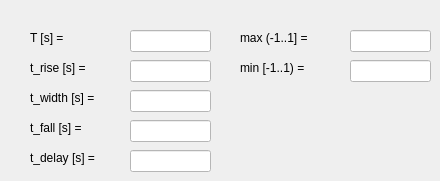
    <widget class="QWidget" name="SignalTabPulse">
     <attribute name="title">
      <string>Pulse</string>
     </attribute>
     <widget class="QLineEdit" name="PulseTPerEdit">
      <property name="geometry">
       <rect>
        <x>130</x>
        <y>30</y>
        <width>81</width>
        <height>22</height>
       </rect>
      </property>
      <property name="styleSheet">
       <string notr="true">QLineEdit:focus{ background-color: rgb(127, 255, 127) } 
QLineEdit{ background-color: rgb(255, 255, 255) }</string>
      </property>
     </widget>
     <widget class="QLabel" name="PulseYMaxLabel">
      <property name="geometry">
       <rect>
        <x>240</x>
        <y>30</y>
        <width>71</width>
        <height>16</height>
       </rect>
      </property>
      <property name="text">
       <string>max (-1..1] =</string>
      </property>
     </widget>
     <widget class="QLineEdit" name="PulseYMaxEdit">
      <property name="geometry">
       <rect>
        <x>350</x>
        <y>30</y>
        <width>81</width>
        <height>22</height>
       </rect>
      </property>
      <property name="styleSheet">
       <string notr="true">QLineEdit:focus{ background-color: rgb(127, 255, 127) } 
QLineEdit{ background-color: rgb(255, 255, 255) }</string>
      </property>
     </widget>
     <widget class="QLabel" name="PulseTPerLabel">
      <property name="geometry">
       <rect>
        <x>30</x>
        <y>30</y>
        <width>51</width>
        <height>16</height>
       </rect>
      </property>
      <property name="text">
       <string>T [s] =</string>
      </property>
     </widget>
     <widget class="QLabel" name="PulseYMinLabel">
      <property name="geometry">
       <rect>
        <x>240</x>
        <y>60</y>
        <width>71</width>
        <height>16</height>
       </rect>
      </property>
      <property name="text">
       <string>min [-1..1) =</string>
      </property>
     </widget>
     <widget class="QLineEdit" name="PulseYMinEdit">
      <property name="geometry">
       <rect>
        <x>350</x>
        <y>60</y>
        <width>81</width>
        <height>22</height>
       </rect>
      </property>
      <property name="styleSheet">
       <string notr="true">QLineEdit:focus{ background-color: rgb(127, 255, 127) } 
QLineEdit{ background-color: rgb(255, 255, 255) }</string>
      </property>
     </widget>
     <widget class="QLineEdit" name="PulseTDelayEdit">
      <property name="geometry">
       <rect>
        <x>130</x>
        <y>150</y>
        <width>81</width>
        <height>22</height>
       </rect>
      </property>
      <property name="styleSheet">
       <string notr="true">QLineEdit:focus{ background-color: rgb(127, 255, 127) } 
QLineEdit{ background-color: rgb(255, 255, 255) }</string>
      </property>
     </widget>
     <widget class="QLabel" name="PulseTDelayLabel">
      <property name="geometry">
       <rect>
        <x>30</x>
        <y>150</y>
        <width>71</width>
        <height>16</height>
       </rect>
      </property>
      <property name="text">
       <string>t_delay [s] =</string>
      </property>
     </widget>
     <widget class="QLineEdit" name="PulseTRiseEdit">
      <property name="geometry">
       <rect>
        <x>130</x>
        <y>60</y>
        <width>81</width>
        <height>22</height>
       </rect>
      </property>
      <property name="styleSheet">
       <string notr="true">QLineEdit:focus{ background-color: rgb(127, 255, 127) } 
QLineEdit{ background-color: rgb(255, 255, 255) }</string>
      </property>
     </widget>
     <widget class="QLabel" name="PulseTRiseLabel">
      <property name="geometry">
       <rect>
        <x>30</x>
        <y>60</y>
        <width>61</width>
        <height>16</height>
       </rect>
      </property>
      <property name="text">
       <string>t_rise [s] =</string>
      </property>
     </widget>
     <widget class="QLabel" name="PulseTFallLabel">
      <property name="geometry">
       <rect>
        <x>30</x>
        <y>120</y>
        <width>61</width>
        <height>16</height>
       </rect>
      </property>
      <property name="text">
       <string>t_fall [s] =</string>
      </property>
     </widget>
     <widget class="QLineEdit" name="PulseTFallEdit">
      <property name="geometry">
       <rect>
        <x>130</x>
        <y>120</y>
        <width>81</width>
        <height>22</height>
       </rect>
      </property>
      <property name="styleSheet">
       <string notr="true">QLineEdit:focus{ background-color: rgb(127, 255, 127) } 
QLineEdit{ background-color: rgb(255, 255, 255) }</string>
      </property>
     </widget>
     <widget class="QLabel" name="PulseTWidthLabel">
      <property name="geometry">
       <rect>
        <x>30</x>
        <y>90</y>
        <width>81</width>
        <height>16</height>
       </rect>
      </property>
      <property name="text">
       <string>t_width [s] =</string>
      </property>
     </widget>
     <widget class="QLineEdit" name="PulseTWidthEdit">
      <property name="geometry">
       <rect>
        <x>130</x>
        <y>90</y>
        <width>81</width>
        <height>22</height>
       </rect>
      </property>
      <property name="styleSheet">
       <string notr="true">QLineEdit:focus{ background-color: rgb(127, 255, 127) } 
QLineEdit{ background-color: rgb(255, 255, 255) }</string>
      </property>
      <property name="readOnly">
       <bool>false</bool>
      </property>
     </widget>
    </widget>
